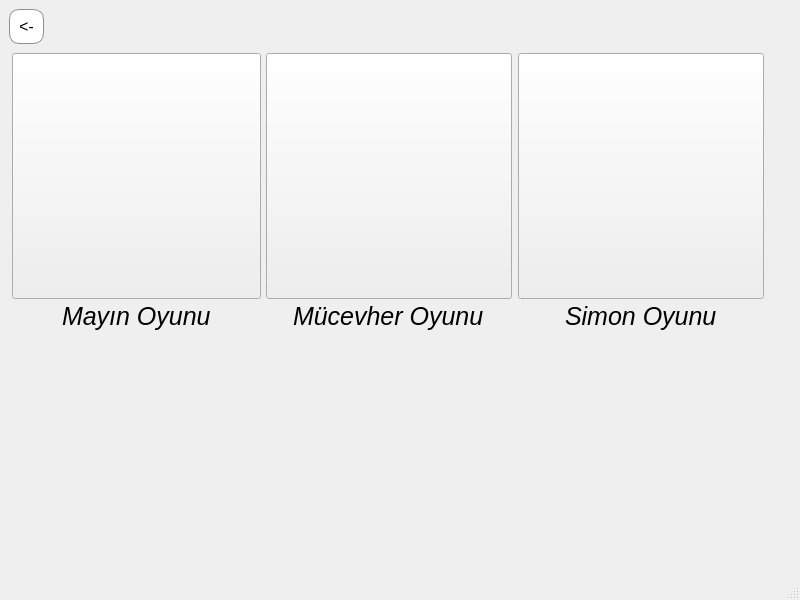
<?xml version="1.0" encoding="UTF-8"?>
<ui version="4.0">
 <class>Games</class>
 <widget class="QMainWindow" name="Games">
  <property name="geometry">
   <rect>
    <x>0</x>
    <y>0</y>
    <width>800</width>
    <height>600</height>
   </rect>
  </property>
  <property name="maximumSize">
   <size>
    <width>800</width>
    <height>600</height>
   </size>
  </property>
  <property name="palette">
   <palette>
    <active/>
    <inactive/>
    <disabled/>
   </palette>
  </property>
  <property name="windowTitle">
   <string>MainWindow</string>
  </property>
  <property name="styleSheet">
   <string notr="true">:/icons/img/minesweeper.png</string>
  </property>
  <widget class="QWidget" name="centralwidget">
   <widget class="QPushButton" name="returnToMain">
    <property name="enabled">
     <bool>true</bool>
    </property>
    <property name="geometry">
     <rect>
      <x>9</x>
      <y>9</y>
      <width>35</width>
      <height>35</height>
     </rect>
    </property>
    <property name="sizePolicy">
     <sizepolicy hsizetype="Preferred" vsizetype="Preferred">
      <horstretch>0</horstretch>
      <verstretch>0</verstretch>
     </sizepolicy>
    </property>
    <property name="maximumSize">
     <size>
      <width>35</width>
      <height>35</height>
     </size>
    </property>
    <property name="cursor">
     <cursorShape>PointingHandCursor</cursorShape>
    </property>
    <property name="styleSheet">
     <string notr="true">top: 0;        
color: black;        
background-color: white;   
 border-style: none;       
border: 1px solid #8f8f91;
border-radius: 10px;
padding: 5px 10px;      
font-size: 16px; </string>
    </property>
    <property name="text">
     <string>&lt;-</string>
    </property>
   </widget>
   <widget class="QWidget" name="layoutWidget">
    <property name="geometry">
     <rect>
      <x>10</x>
      <y>50</y>
      <width>758</width>
      <height>284</height>
     </rect>
    </property>
    <layout class="QHBoxLayout" name="horizontalLayout">
     <property name="spacing">
      <number>0</number>
     </property>
     <item>
      <layout class="QVBoxLayout" name="verticalLayout">
       <property name="spacing">
        <number>0</number>
       </property>
       <property name="bottomMargin">
        <number>0</number>
       </property>
       <item>
        <widget class="QPushButton" name="gamebutton1">
         <property name="sizePolicy">
          <sizepolicy hsizetype="Preferred" vsizetype="Maximum">
           <horstretch>0</horstretch>
           <verstretch>0</verstretch>
          </sizepolicy>
         </property>
         <property name="minimumSize">
          <size>
           <width>250</width>
           <height>250</height>
          </size>
         </property>
         <property name="cursor">
          <cursorShape>PointingHandCursor</cursorShape>
         </property>
         <property name="styleSheet">
          <string notr="true">image: url(:/icons/img/minesweeper.png);
margin: 2px;</string>
         </property>
         <property name="text">
          <string/>
         </property>
        </widget>
       </item>
       <item alignment="Qt::AlignHCenter">
        <widget class="QLabel" name="label">
         <property name="sizePolicy">
          <sizepolicy hsizetype="Fixed" vsizetype="Fixed">
           <horstretch>0</horstretch>
           <verstretch>0</verstretch>
          </sizepolicy>
         </property>
         <property name="font">
          <font>
           <pointsize>19</pointsize>
           <italic>true</italic>
          </font>
         </property>
         <property name="text">
          <string>Mayın Oyunu</string>
         </property>
        </widget>
       </item>
      </layout>
     </item>
     <item>
      <layout class="QVBoxLayout" name="verticalLayout_2">
       <property name="spacing">
        <number>0</number>
       </property>
       <property name="bottomMargin">
        <number>0</number>
       </property>
       <item alignment="Qt::AlignHCenter">
        <widget class="QPushButton" name="gamebutton2">
         <property name="sizePolicy">
          <sizepolicy hsizetype="Preferred" vsizetype="Maximum">
           <horstretch>0</horstretch>
           <verstretch>0</verstretch>
          </sizepolicy>
         </property>
         <property name="minimumSize">
          <size>
           <width>250</width>
           <height>250</height>
          </size>
         </property>
         <property name="cursor">
          <cursorShape>PointingHandCursor</cursorShape>
         </property>
         <property name="styleSheet">
          <string notr="true">image: url(:/icons/img/bejeweled.png);
margin: 2px;
</string>
         </property>
         <property name="text">
          <string/>
         </property>
        </widget>
       </item>
       <item alignment="Qt::AlignHCenter">
        <widget class="QLabel" name="label_2">
         <property name="sizePolicy">
          <sizepolicy hsizetype="Fixed" vsizetype="Fixed">
           <horstretch>0</horstretch>
           <verstretch>0</verstretch>
          </sizepolicy>
         </property>
         <property name="font">
          <font>
           <pointsize>19</pointsize>
           <italic>true</italic>
          </font>
         </property>
         <property name="text">
          <string>Mücevher Oyunu</string>
         </property>
        </widget>
       </item>
      </layout>
     </item>
     <item>
      <layout class="QVBoxLayout" name="verticalLayout_3">
       <property name="spacing">
        <number>0</number>
       </property>
       <property name="bottomMargin">
        <number>0</number>
       </property>
       <item alignment="Qt::AlignHCenter">
        <widget class="QPushButton" name="gamebutton3">
         <property name="sizePolicy">
          <sizepolicy hsizetype="Preferred" vsizetype="Maximum">
           <horstretch>0</horstretch>
           <verstretch>0</verstretch>
          </sizepolicy>
         </property>
         <property name="minimumSize">
          <size>
           <width>250</width>
           <height>250</height>
          </size>
         </property>
         <property name="cursor">
          <cursorShape>PointingHandCursor</cursorShape>
         </property>
         <property name="styleSheet">
          <string notr="true">image: url(:/icons/img/simon.png);
margin:2px;</string>
         </property>
         <property name="text">
          <string/>
         </property>
        </widget>
       </item>
       <item alignment="Qt::AlignHCenter">
        <widget class="QLabel" name="label_3">
         <property name="sizePolicy">
          <sizepolicy hsizetype="Fixed" vsizetype="Fixed">
           <horstretch>0</horstretch>
           <verstretch>0</verstretch>
          </sizepolicy>
         </property>
         <property name="font">
          <font>
           <pointsize>19</pointsize>
           <italic>true</italic>
          </font>
         </property>
         <property name="text">
          <string>Simon Oyunu</string>
         </property>
        </widget>
       </item>
      </layout>
     </item>
    </layout>
   </widget>
  </widget>
  <widget class="QMenuBar" name="menubar">
   <property name="geometry">
    <rect>
     <x>0</x>
     <y>0</y>
     <width>800</width>
     <height>23</height>
    </rect>
   </property>
  </widget>
  <widget class="QStatusBar" name="statusbar"/>
 </widget>
 <resources/>
 <connections/>
</ui>
